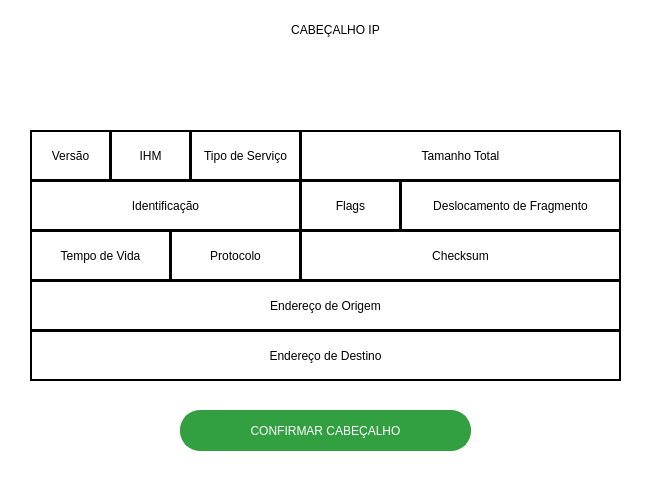
<?xml version="1.0" encoding="UTF-8"?>
<ui version="4.0">
 <class>MainWindow</class>
 <widget class="QMainWindow" name="MainWindow">
  <property name="geometry">
   <rect>
    <x>0</x>
    <y>0</y>
    <width>668</width>
    <height>496</height>
   </rect>
  </property>
  <property name="windowTitle">
   <string>MainWindow</string>
  </property>
  <property name="styleSheet">
   <string notr="true">background-color: rgb(255, 255, 255);</string>
  </property>
  <widget class="QWidget" name="centralwidget">
   <widget class="QLabel" name="label">
    <property name="geometry">
     <rect>
      <x>0</x>
      <y>-1</y>
      <width>671</width>
      <height>61</height>
     </rect>
    </property>
    <property name="styleSheet">
     <string notr="true">font: 87 16pt &quot;Arial Black&quot;;</string>
    </property>
    <property name="text">
     <string>CABEÇALHO IP</string>
    </property>
    <property name="alignment">
     <set>Qt::AlignCenter</set>
    </property>
   </widget>
   <widget class="QPushButton" name="pushButton_4">
    <property name="geometry">
     <rect>
      <x>180</x>
      <y>410</y>
      <width>291</width>
      <height>41</height>
     </rect>
    </property>
    <property name="styleSheet">
     <string notr="true">QPushButton{
	font: 16pt &quot;Arial&quot;;
	background-color: #32a041;
	color: rgb(255, 255, 255);
	border: 2px solid #32a041;
	border-radius:20px;
}


QPushButton:hover{
	background-color: rgb(31, 100, 41);
	border: 2px solid  rgb(31, 100, 41);
}</string>
    </property>
    <property name="text">
     <string>CONFIRMAR CABEÇALHO</string>
    </property>
   </widget>
   <widget class="QPushButton" name="pushButton">
    <property name="geometry">
     <rect>
      <x>30</x>
      <y>130</y>
      <width>81</width>
      <height>51</height>
     </rect>
    </property>
    <property name="styleSheet">
     <string notr="true">QPushButton{
	background-color: rgb(255, 255, 255);
	border: 2px solid rgb(0, 0, 0);
}

QPushButton:hover{
	
	background-color: rgb(208, 208, 208);

}</string>
    </property>
    <property name="text">
     <string>Versão</string>
    </property>
   </widget>
   <widget class="QPushButton" name="pushButton_2">
    <property name="geometry">
     <rect>
      <x>110</x>
      <y>130</y>
      <width>81</width>
      <height>51</height>
     </rect>
    </property>
    <property name="styleSheet">
     <string notr="true">QPushButton{
	background-color: rgb(255, 255, 255);
	border: 2px solid rgb(0, 0, 0);
}

QPushButton:hover{
	
	background-color: rgb(208, 208, 208);

}</string>
    </property>
    <property name="text">
     <string>IHM</string>
    </property>
   </widget>
   <widget class="QPushButton" name="pushButton_3">
    <property name="geometry">
     <rect>
      <x>190</x>
      <y>130</y>
      <width>111</width>
      <height>51</height>
     </rect>
    </property>
    <property name="styleSheet">
     <string notr="true">QPushButton{
	background-color: rgb(255, 255, 255);
	border: 2px solid rgb(0, 0, 0);
}

QPushButton:hover{
	
	background-color: rgb(208, 208, 208);

}</string>
    </property>
    <property name="text">
     <string>Tipo de Serviço</string>
    </property>
   </widget>
   <widget class="QPushButton" name="pushButton_5">
    <property name="geometry">
     <rect>
      <x>300</x>
      <y>130</y>
      <width>321</width>
      <height>51</height>
     </rect>
    </property>
    <property name="styleSheet">
     <string notr="true">QPushButton{
	background-color: rgb(255, 255, 255);
	border: 2px solid rgb(0, 0, 0);
}

QPushButton:hover{
	
	background-color: rgb(208, 208, 208);

}</string>
    </property>
    <property name="text">
     <string>Tamanho Total</string>
    </property>
   </widget>
   <widget class="QPushButton" name="pushButton_6">
    <property name="geometry">
     <rect>
      <x>30</x>
      <y>180</y>
      <width>271</width>
      <height>51</height>
     </rect>
    </property>
    <property name="styleSheet">
     <string notr="true">QPushButton{
	background-color: rgb(255, 255, 255);
	border: 2px solid rgb(0, 0, 0);
}

QPushButton:hover{
	
	background-color: rgb(208, 208, 208);

}</string>
    </property>
    <property name="text">
     <string>Identificação</string>
    </property>
   </widget>
   <widget class="QPushButton" name="pushButton_7">
    <property name="geometry">
     <rect>
      <x>300</x>
      <y>180</y>
      <width>101</width>
      <height>51</height>
     </rect>
    </property>
    <property name="styleSheet">
     <string notr="true">QPushButton{
	background-color: rgb(255, 255, 255);
	border: 2px solid rgb(0, 0, 0);
}

QPushButton:hover{
	
	background-color: rgb(208, 208, 208);

}</string>
    </property>
    <property name="text">
     <string>Flags</string>
    </property>
   </widget>
   <widget class="QPushButton" name="pushButton_8">
    <property name="geometry">
     <rect>
      <x>400</x>
      <y>180</y>
      <width>221</width>
      <height>51</height>
     </rect>
    </property>
    <property name="styleSheet">
     <string notr="true">QPushButton{
	background-color: rgb(255, 255, 255);
	border: 2px solid rgb(0, 0, 0);
}

QPushButton:hover{
	
	background-color: rgb(208, 208, 208);

}</string>
    </property>
    <property name="text">
     <string>Deslocamento de Fragmento</string>
    </property>
   </widget>
   <widget class="QPushButton" name="pushButton_9">
    <property name="geometry">
     <rect>
      <x>300</x>
      <y>230</y>
      <width>321</width>
      <height>51</height>
     </rect>
    </property>
    <property name="styleSheet">
     <string notr="true">QPushButton{
	background-color: rgb(255, 255, 255);
	border: 2px solid rgb(0, 0, 0);
}

QPushButton:hover{
	
	background-color: rgb(208, 208, 208);

}</string>
    </property>
    <property name="text">
     <string>Checksum</string>
    </property>
   </widget>
   <widget class="QPushButton" name="pushButton_10">
    <property name="geometry">
     <rect>
      <x>30</x>
      <y>230</y>
      <width>141</width>
      <height>51</height>
     </rect>
    </property>
    <property name="styleSheet">
     <string notr="true">QPushButton{
	background-color: rgb(255, 255, 255);
	border: 2px solid rgb(0, 0, 0);
}

QPushButton:hover{
	
	background-color: rgb(208, 208, 208);

}</string>
    </property>
    <property name="text">
     <string>Tempo de Vida</string>
    </property>
   </widget>
   <widget class="QPushButton" name="pushButton_11">
    <property name="geometry">
     <rect>
      <x>170</x>
      <y>230</y>
      <width>131</width>
      <height>51</height>
     </rect>
    </property>
    <property name="styleSheet">
     <string notr="true">QPushButton{
	background-color: rgb(255, 255, 255);
	border: 2px solid rgb(0, 0, 0);
}

QPushButton:hover{
	
	background-color: rgb(208, 208, 208);

}</string>
    </property>
    <property name="text">
     <string>Protocolo</string>
    </property>
   </widget>
   <widget class="QPushButton" name="pushButton_12">
    <property name="geometry">
     <rect>
      <x>30</x>
      <y>280</y>
      <width>591</width>
      <height>51</height>
     </rect>
    </property>
    <property name="styleSheet">
     <string notr="true">QPushButton{
	background-color: rgb(255, 255, 255);
	border: 2px solid rgb(0, 0, 0);
}

QPushButton:hover{
	
	background-color: rgb(208, 208, 208);

}</string>
    </property>
    <property name="text">
     <string>Endereço de Origem</string>
    </property>
   </widget>
   <widget class="QPushButton" name="pushButton_13">
    <property name="geometry">
     <rect>
      <x>30</x>
      <y>330</y>
      <width>591</width>
      <height>51</height>
     </rect>
    </property>
    <property name="styleSheet">
     <string notr="true">QPushButton{
	background-color: rgb(255, 255, 255);
	border: 2px solid rgb(0, 0, 0);
}

QPushButton:hover{
	
	background-color: rgb(208, 208, 208);

}</string>
    </property>
    <property name="text">
     <string>Endereço de Destino</string>
    </property>
   </widget>
  </widget>
  <widget class="QStatusBar" name="statusbar"/>
 </widget>
 <resources/>
 <connections/>
</ui>
